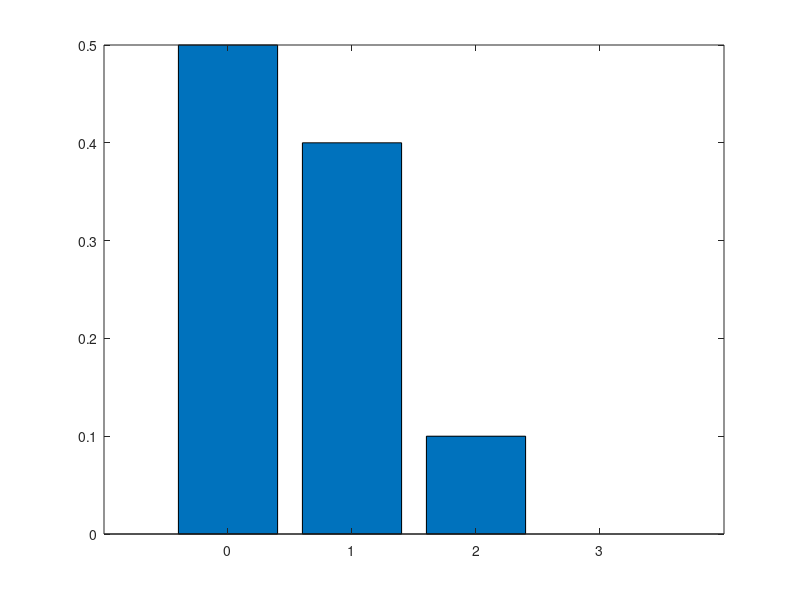

MATLAB code to generate this figure:
clear all;
clc;
    % Exercicio 3 da lista 01
  % Jogar o dado: D ~ Unif({1,2,3})
  %randi([1 3],) #primeiro argumento da funçao e o vetor, num. de linhas e num de colunas
  Nexp =10;

  D = randi([1 3], 1, Nexp);
  X = zeros(1,Nexp); % PRE alocando um vetor de zeros para deixar o programa mais rapido
  SX = [0, 1, 2, 3]
  % evita-se o uso do for em matlab/octave porque deixa mais lento
  for i = 1 : Nexp 
    % lançar uma moeda honesta D(i) vezes
    moedas = randi([0 1], 1, D(i));
    X(i) = sum(moedas)
  end 
histograma_X = hist(X, SX);
pmf_X_simul = histograma_X / Nexp;

bar(SX, pmf_X_simul)
% fazer a média
mean(X)